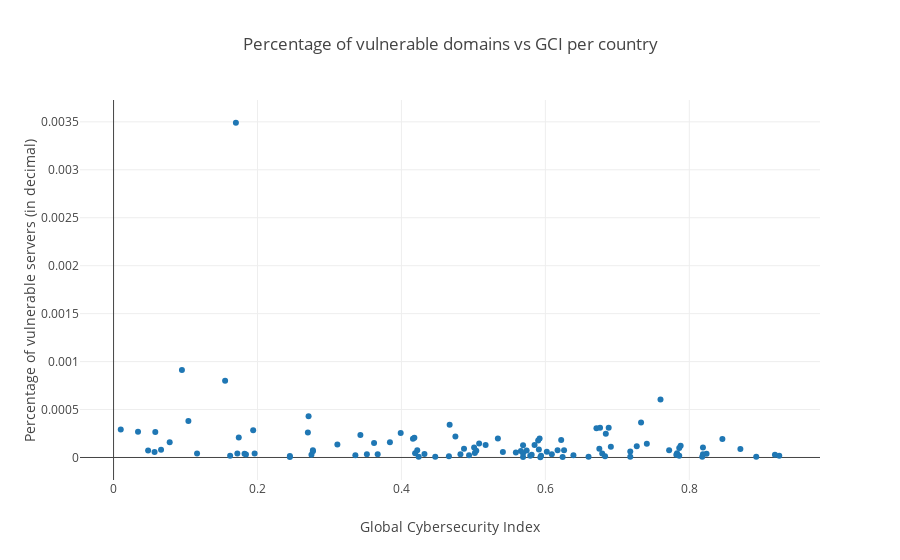

This figure's notebook cell:
### Code cell
# Create a trace
trace = [go.Scatter(
    x = diff_data['gci_index'].astype(float),
    y = diff_data['end_percentage'],
    mode = 'markers'
)]

layout = go.Layout(title="Percentage of vulnerable domains vs GCI per country",
                   xaxis=dict(title='Global Cybersecurity Index'),
                yaxis=dict(title='Percentage of vulnerable servers (in decimal)'))

fig = go.Figure(data=trace, layout=layout)


iplot(fig, filename='basic-scatter')

# plotdata = [trace]

# # Plot and embed in ipython notebook!
# iplot(plotdata, filename='basic-scatter')
